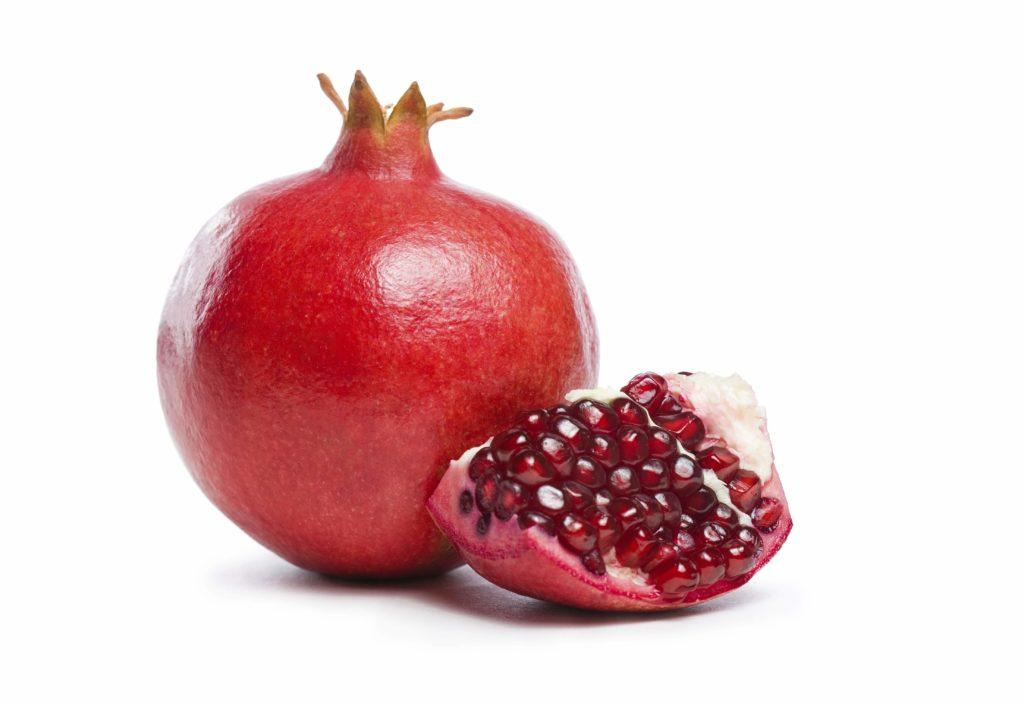
#> input picture Notebook/anor.jpg, 1024 x 704 px
$ jupyter execute new_builds.ipynb
#> lines starting #> are read from the running program, lines starting #| are printed output that depends on the picture
# Image to Images

[cell 1]
from PIL import Image

img = Image.open("anor.jpg")
#> img is the input picture: PIL image 1024x704 RGB; mean R, G, B 229.6, 199.4, 201
img.show()

[cell 2]
image_files = ["anor.jpg", "banan.jpg", "uzum.jpg", "olma.jpg"]

for file in image_files:
    img = Image.open(file)
    print(file, img.size)
#| anor.jpg (1024, 704)
    img.show()

# Imagelarni tartiblash

# Image -> Label

[cell 3]
samples = [
    ("anor.jpg", 0),
    ("uzum.jpg", 1),
    ("banan.jpg", 2),
    ("olma.jpg", 3)
]
#> samples = [('anor.jpg', 0), ('uzum.jpg', 1), ('banan.jpg', 2), ('olma.jpg', 3)]

print("First sample:", samples[0])
#| First sample: ('anor.jpg', 0)

[cell 4]
samples = [
    {"image": "anor.jpg", "label": 0},
    {"image": "uzum.jpg", "label": 1},
    {"image": "banan.jpg", "label": 2},
    {"image": "olma.jpg", "label": 3}
]

print("First sample:", samples[0])

# Preprocessing= Transforms

[cell 5]
from PIL import Image
import matplotlib.pyplot as plt

samples = [
    ("anor.jpg", 0),
    ("uzum.jpg", 1),
    ("banan.jpg", 2),
    ("olma.jpg", 3)
]

image_file, label = samples[0]

img = Image.open(image_file)
resized_img = img.resize((128, 128))
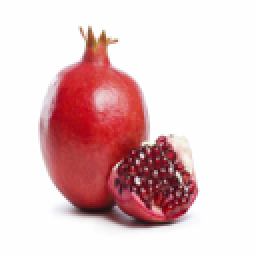
#> resized_img: PIL image 128x128 RGB (shown 2 times larger); mean R, G, B 229.6, 199.4, 201

print("Image file:", image_file)
print("Label:", label)
print("Original size:", img.size)
#| Original size: (1024, 704)
print("Resized size:", resized_img.size)
#| Resized size: (128, 128)

plt.figure(figsize=(8, 4))

plt.subplot(1, 2, 1)
plt.imshow(img)
plt.title(f"Original\n{img.size}")
plt.axis("off")

plt.subplot(1, 2, 2)
plt.imshow(resized_img)
plt.title(f"Resized\n{resized_img.size}")
plt.axis("off")

plt.show()

# Brightness (yorqinlikni o‘zgartirish)

[cell 6]
from PIL import ImageEnhance

enhancer = ImageEnhance.Brightness(img)
bright_img = enhancer.enhance(1.5)  # >1 bright, <1 dark
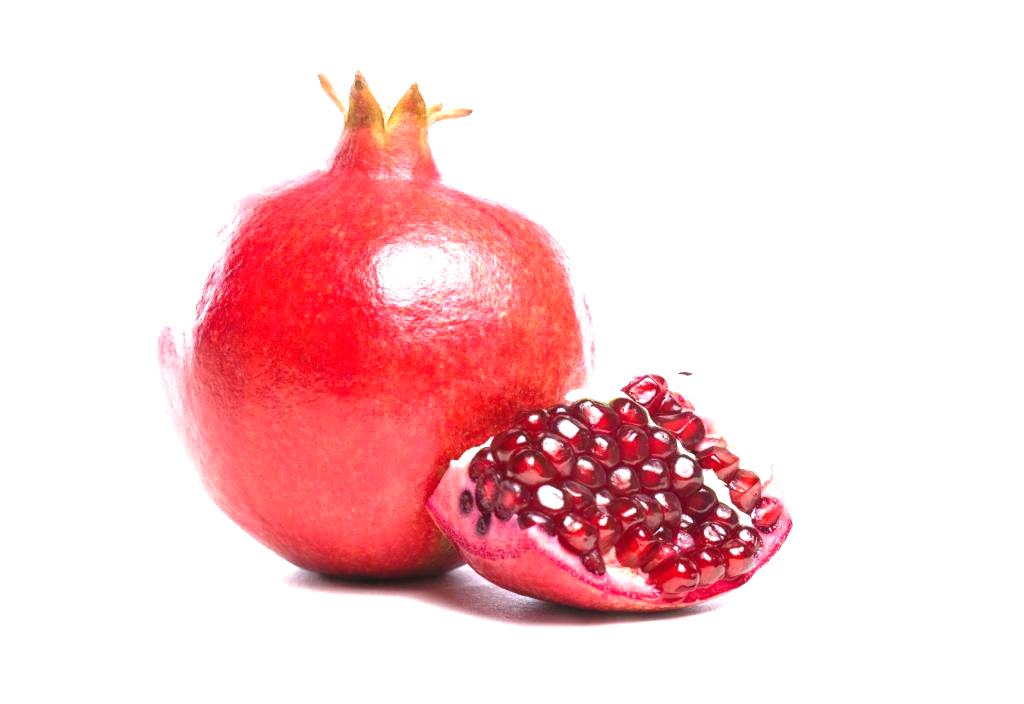
#> bright_img: PIL image 1024x704 RGB; mean R, G, B 247.5, 210.1, 212.3

plt.imshow(bright_img)
plt.title("Brightness Increased")
plt.axis("off")
plt.show()

# Contrast

[cell 7]
enhancer = ImageEnhance.Contrast(img)
contrast_img = enhancer.enhance(2.0)
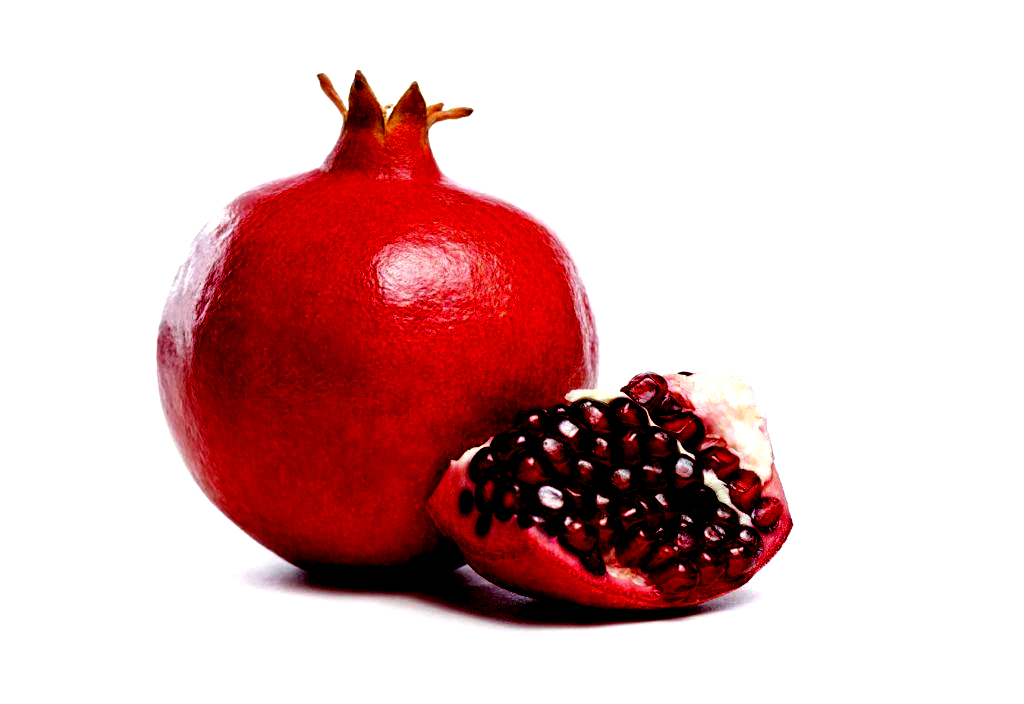
#> contrast_img: PIL image 1024x704 RGB; mean R, G, B 221.1, 186.4, 186.9

plt.imshow(contrast_img)
plt.title("High Contrast")
plt.axis("off")
plt.show()

# Color Saturation

[cell 8]
enhancer = ImageEnhance.Color(img)
color_img = enhancer.enhance(2.0)
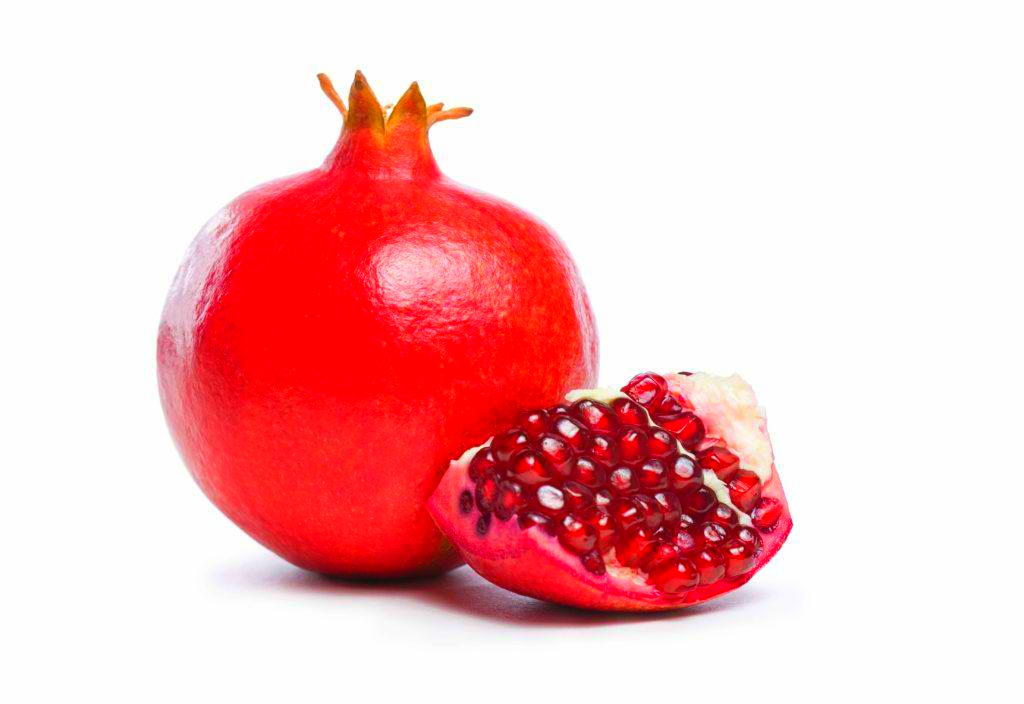
#> color_img: PIL image 1024x704 RGB; mean R, G, B 245.1, 192, 193.9

plt.imshow(color_img)
plt.title("High Saturation")
plt.axis("off")
plt.show()

# Blur (xiralashtirish)

[cell 9]
from PIL import ImageFilter

blur_img = img.filter(ImageFilter.BLUR)

plt.imshow(blur_img)
plt.title("Blur")
plt.axis("off")
plt.show()

# Sharpen (aniqlashtirish)

[cell 10]
sharp_img = img.filter(ImageFilter.SHARPEN)

plt.imshow(sharp_img)
plt.title("Sharpen")
plt.axis("off")
plt.show()

# Edge Detection (chegaralarni topish)

[cell 11]
edge_img = img.filter(ImageFilter.FIND_EDGES)
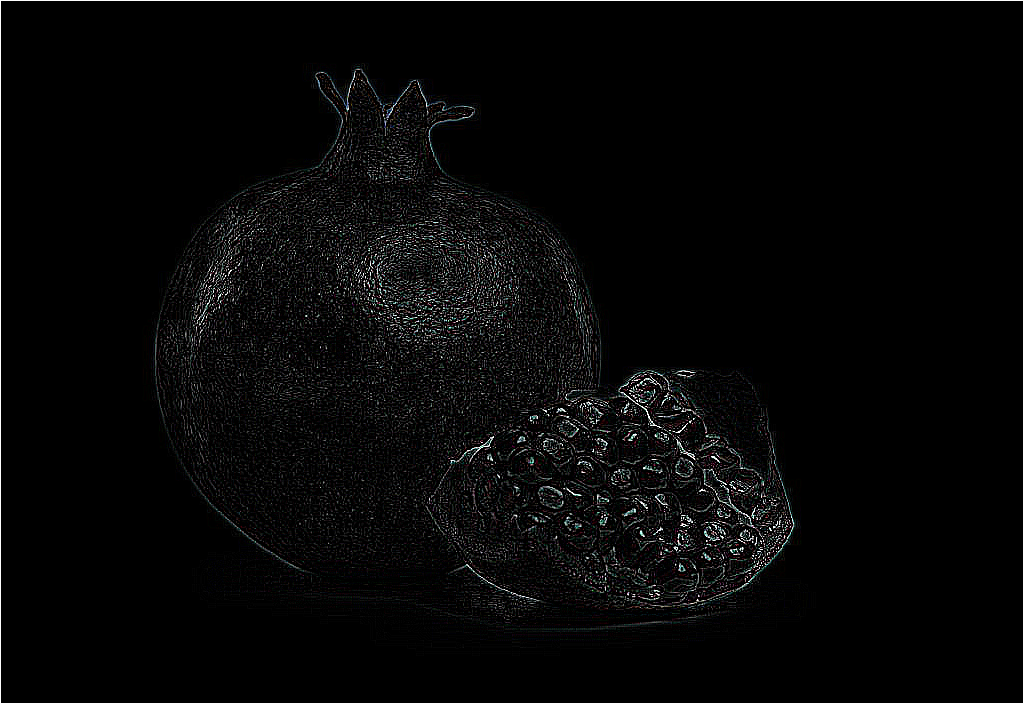
#> edge_img: PIL image 1024x704 RGB; mean R, G, B 7.1, 7.2, 7.2

plt.imshow(edge_img)
plt.title("Edges")
plt.axis("off")
plt.show()

# Random Crop (tasodifiy kesish)

[cell 12]
import random

w, h = img.size
#> w = 1024; h = 704
left = random.randint(0, w//4)
#> left = 197
top = random.randint(0, h//4)
#> top = 107
right = left + 100
#> right = 297
bottom = top + 100
#> bottom = 207

random_crop = img.crop((left, top, right, bottom))
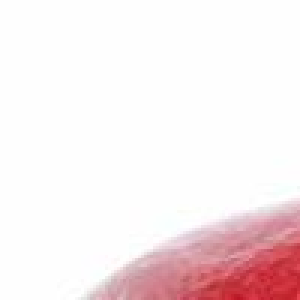
#> random_crop: PIL image 100x100 RGB (shown 3 times larger); mean R, G, B 247.2, 234.7, 236.2

plt.imshow(random_crop)
plt.title("Random Crop")
plt.axis("off")
plt.show()

# Padding (atrofini kengaytirish)

[cell 13]
import numpy as np

img_array = np.array(img)
padded = np.pad(img_array, ((20,20),(20,20),(0,0)), mode='constant')

plt.imshow(padded)
plt.title("Padding")
plt.axis("off")
plt.show()

# Affine Transform (siljitish)

[cell 14]
affine_img = img.transform(
    img.size,
    Image.AFFINE,
    (1, 0, 50, 0, 1, 30)  # shift x=50, y=30
)
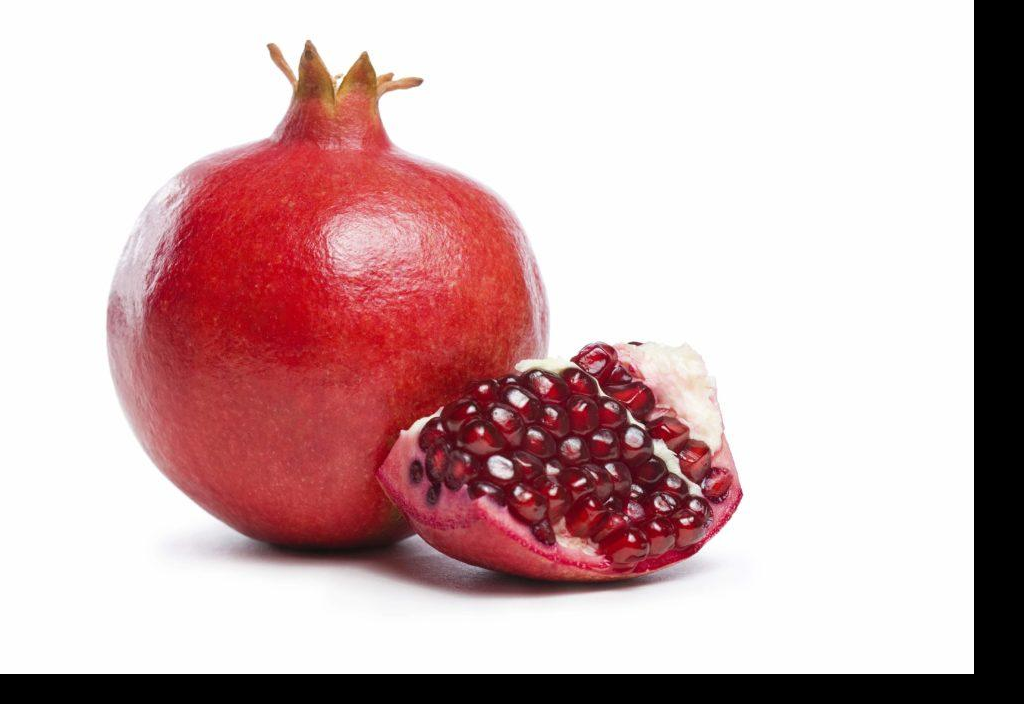
#> affine_img: PIL image 1024x704 RGB; mean R, G, B 206.9, 176.8, 178.3

plt.imshow(affine_img)
plt.title("Affine Transform (Shift)")
plt.axis("off")
plt.show()

# Gaussian Noise qo‘shish

[cell 15]
import numpy as np

img_array = np.array(img).astype(np.float32)

noise = np.random.normal(0, 25, img_array.shape)
noisy_img = img_array + noise
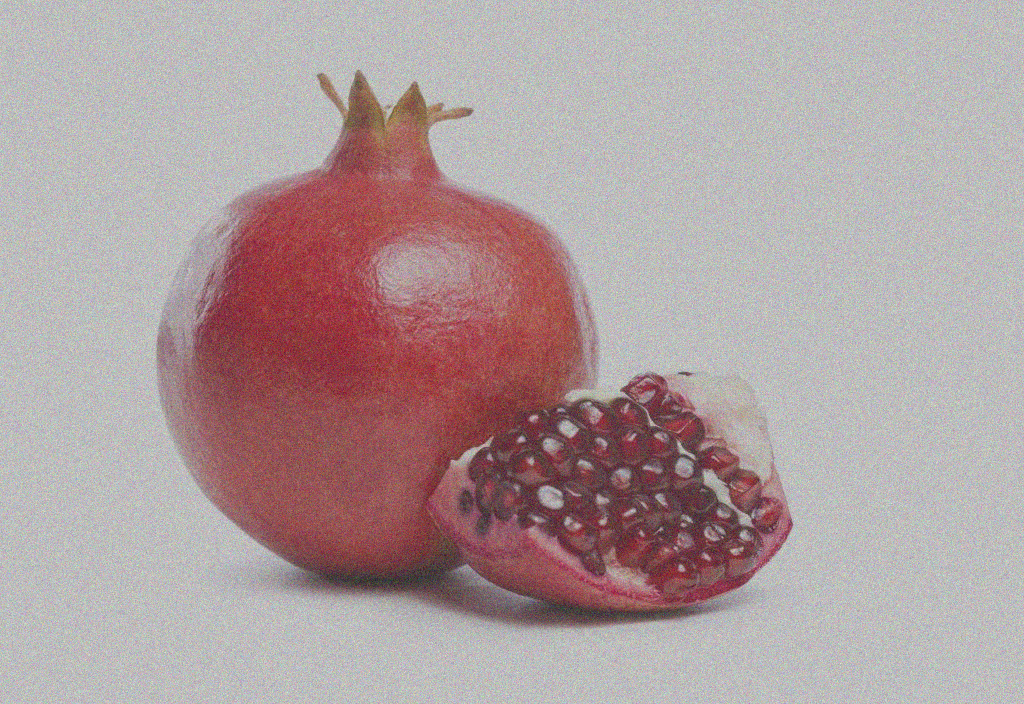
#> noisy_img: shape (704, 1024, 3) float64; mean R, G, B 229.5, 199.5, 201; drawn with min black and max white

noisy_img = np.clip(noisy_img, 0, 255).astype(np.uint8)

plt.imshow(noisy_img)
plt.title("Gaussian Noise")
plt.axis("off")
plt.show()
